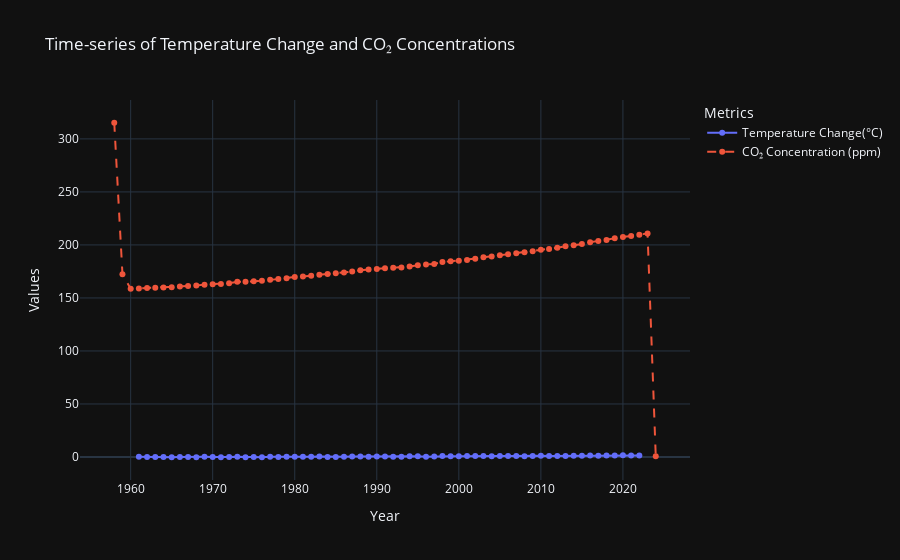

The notebook cell saved with this chart:
### Code cell
import plotly.graph_objects as go
import plotly.express as px

# extracting time-series data for plotting
# temperature: averaging across countries for each year

temperature_years=temperature_data.filter(regex='^F').mean(axis=0)
temperature_years.index=temperature_years.index.str.replace("F",'').astype(int)

# CO2: parsing year and averaging monthly data
co2_data["Year"]=co2_data['Date'].str[:4].astype(int)
co2_yearly=co2_data.groupby("Year")["Value"].mean()

# time-series plot for temperature and CO2 levels
fig=go.Figure()
fig.add_trace(go.Scatter(
    x=temperature_years.index,y=temperature_years.values,
    mode="lines+markers",name="Temperature Change(°C)"
))

fig.add_trace(go.Scatter(
    x=co2_yearly.index,y=co2_yearly.values,
    mode='lines+markers',name="CO₂ Concentration (ppm)",line=dict(dash='dash')
))

fig.update_layout(
    title="Time-series of Temperature Change and CO₂ Concentrations",
    xaxis_title="Year",
    yaxis_title="Values",
    template="plotly_dark",
    legend_title="Metrics",
)
fig.show()

### Figure 1 — Plotly figure (JSON) as saved in the notebook; plotly's stock layout.template omitted (floating-point values rounded to 4 significant figures)
{"data": [{"mode": "lines+markers", "name": "Temperature Change(°C)", "type": "scatter", "x": [1961, 1962, 1963, 1964, 1965, 1966, 1967, 1968, 1969, 1970, 1971, 1972, 1973, 1974, 1975, 1976, 1977, 1978, 1979, 1980, 1981, 1982, 1983, 1984, 1985, 1986, 1987, 1988, 1989, 1990, 1991, 1992, 1993, 1994, 1995, 1996, 1997, 1998, 1999, 2000, 2001, 2002, 2003, 2004, 2005, 2006, 2007, 2008, 2009, 2010, 2011, 2012, 2013, 2014, 2015, 2016, 2017, 2018, 2019, 2020, 2021, 2022], "y": [0.1631, -0.01348, -0.006043, -0.07006, -0.247, 0.1055, -0.1108, -0.1991, 0.1579, 0.09249, -0.2005, -0.08491, 0.2294, -0.163, -0.02349, -0.2459, 0.1658, 0.06963, 0.2338, 0.2473, 0.1786, 0.1765, 0.3446, 0.08012, 0.07129, 0.1512, 0.405, 0.4901, 0.2562, 0.5553, 0.3682, 0.2365, 0.216, 0.6095, 0.6292, 0.2792, 0.544, 0.9713, 0.7433, 0.6698, 0.8502, 0.925, 0.8442, 0.7778, 0.853, 0.8766, 1.023, 0.8084, 0.9106, 1.099, 0.8214, 0.9022, 0.9312, 1.115, 1.27, 1.44, 1.281, 1.302, 1.443, 1.552, 1.344, 1.382]}, {"line": {"dash": "dash"}, "mode": "lines+markers", "name": "CO₂ Concentration (ppm)", "type": "scatter", "x": [1958, 1959, 1960, 1961, 1962, 1963, 1964, 1965, 1966, 1967, 1968, 1969, 1970, 1971, 1972, 1973, 1974, 1975, 1976, 1977, 1978, 1979, 1980, 1981, 1982, 1983, 1984, 1985, 1986, 1987, 1988, 1989, 1990, 1991, 1992, 1993, 1994, 1995, 1996, 1997, 1998, 1999, 2000, 2001, 2002, 2003, 2004, 2005, 2006, 2007, 2008, 2009, 2010, 2011, 2012, 2013, 2014, 2015, 2016, 2017, 2018, 2019, 2020, 2021, 2022, 2023, 2024], "y": [315.2, 172.5, 158.6, 158.9, 159.4, 159.6, 159.9, 160.1, 160.9, 161.2, 161.7, 162.6, 163.0, 163.3, 163.9, 165.2, 165.2, 165.7, 166.1, 167.2, 167.9, 168.6, 169.7, 170.3, 170.9, 171.8, 172.7, 173.4, 174.0, 174.9, 176.2, 176.8, 177.4, 178.0, 178.4, 178.7, 179.7, 180.8, 181.6, 182.1, 183.8, 184.5, 185.0, 185.9, 187.0, 188.3, 189.1, 190.3, 191.3, 192.3, 193.2, 194.1, 195.4, 196.2, 197.3, 198.7, 199.7, 200.8, 202.6, 203.7, 204.6, 206.2, 207.4, 208.5, 209.5, 210.8, 0.68]}], "layout": {"legend": {"title": {"text": "Metrics"}}, "title": {"text": "Time-series of Temperature Change and CO₂ Concentrations"}, "xaxis": {"title": {"text": "Year"}}, "yaxis": {"title": {"text": "Values"}}}}
